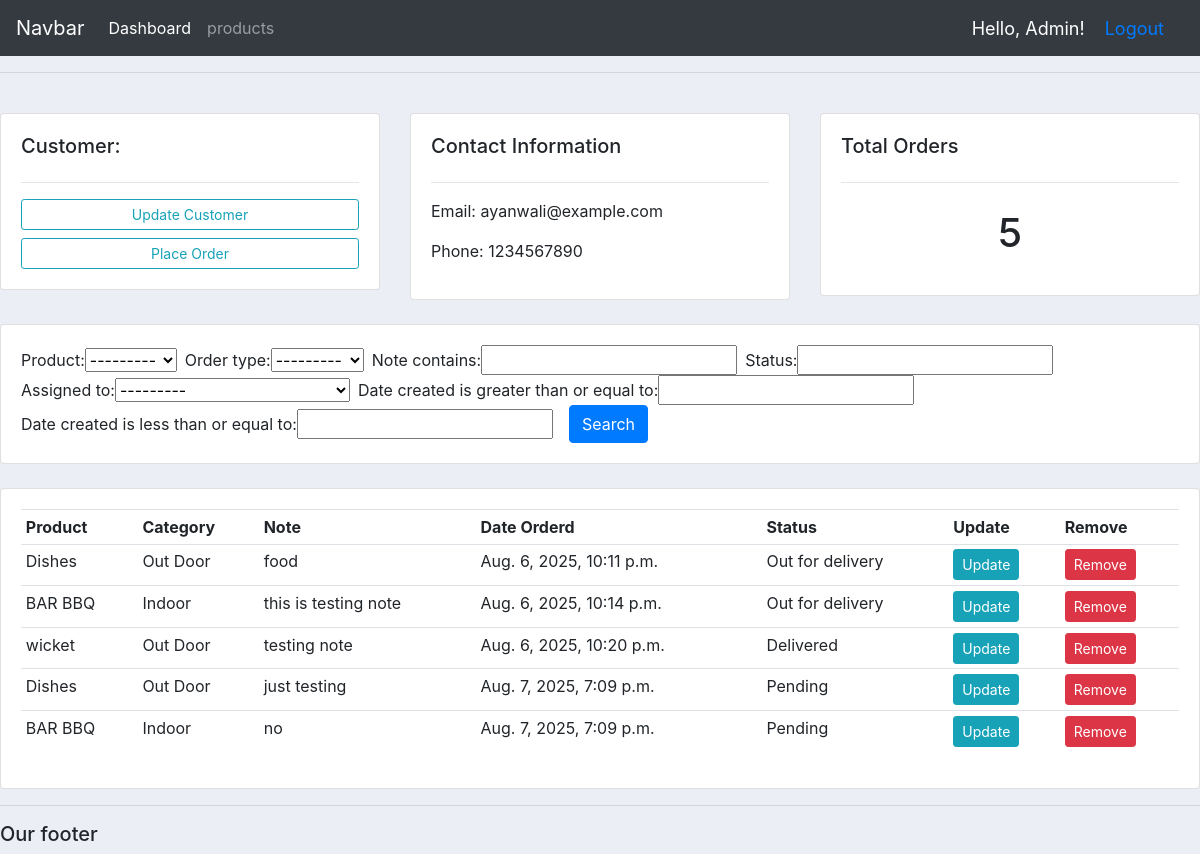
Page /customer/11/ (signed in) on the earlier database version.
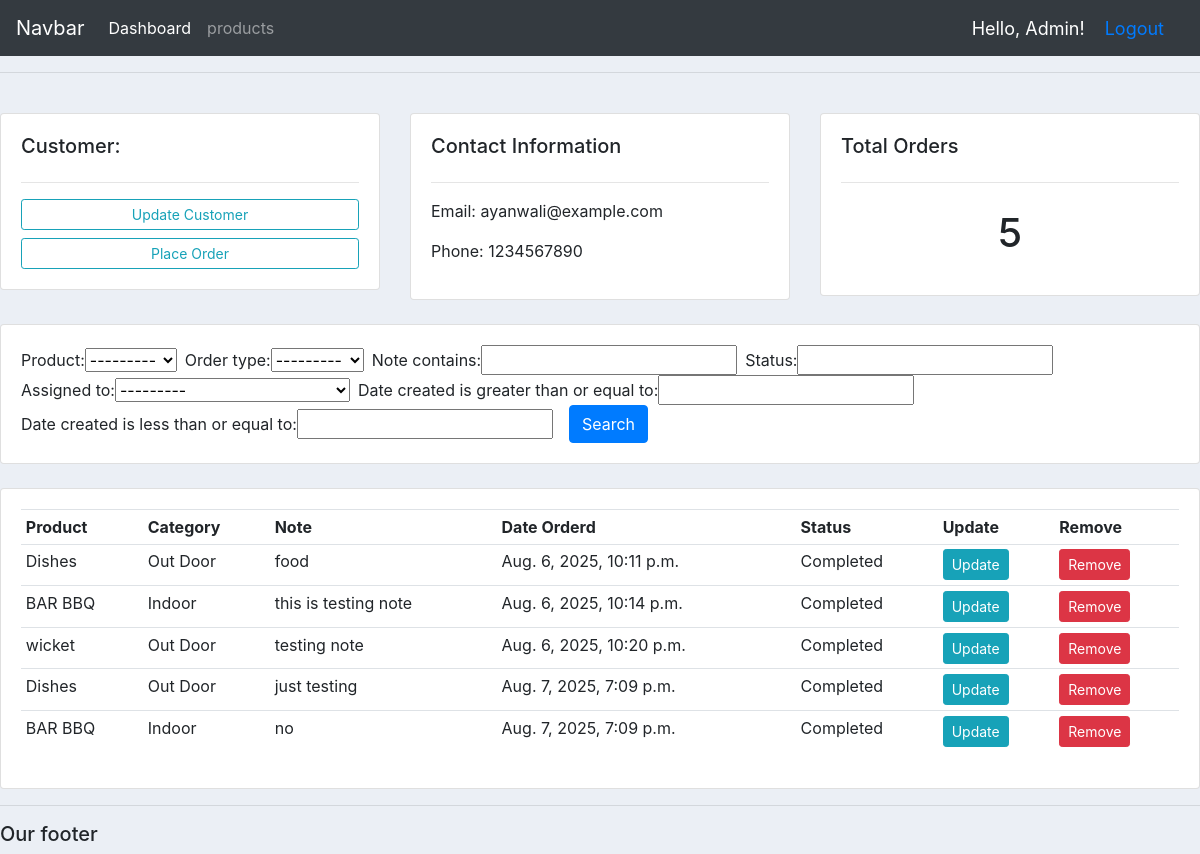
Same page on the later database version.
### accounts/models.py (models this page shows, shortened)
class Order(models.Model):
    STATUS = (
        ('Pending', 'Pending'),
        ('Out for delivery', 'Out for delivery'),
        ('Delivered', 'Delivered'),
    )
    ORDER_TYPE = (
        ('Digitizing', 'Digitizing'),
        ('Vector', 'Vector'),
        ('Patch', 'Patch'),
        ('Quote', 'Quote'),
    )
    customer = models.ForeignKey(Customer, null=True, on_delete=models.SET_NULL)
    product = models.ForeignKey(Product, null=True, on_delete=models.SET_NULL)
    order_type = models.CharField(max_length=50, choices=ORDER_TYPE, null=True, blank=True)
    date_created = models.DateTimeField(auto_now_add=True, null=True)
    status = models.CharField(max_length=200, null=True, choices=STATUS)
    note = models.CharField(max_length=1000, null=True, blank=True)
    design_file = models.FileField(upload_to='designs/', null=True, blank=True)
    invoice_file = models.FileField(upload_to='invoices/', null=True, blank=True)
    status = models.CharField(max_length=200, null=True)
    assigned_to = models.ForeignKey('SalesRepresentative', on_delete=models.SET_NULL, null=True, blank=True)

class Product(models.Model):
    CATEGORY = (
        ('Indoor', 'Indoor'),
        ('Out Door', 'Out Door'),
    )
    name = models.CharField(max_length=200)
    price = models.FloatField(null=True)
    category = models.CharField(max_length=200, null=True, choices=CATEGORY)
    description = models.CharField(max_length=200)
    date_created = models.DateTimeField(auto_now_add=True, null=True)
    tags = models.ManyToManyField(Tag)
    def __str__(self):
        return self.name

### accounts/decorators.py (the view)
        def wrapper_func(request, *args, **kwargs):
            group = None
            if request.user.groups.exists():
                group = request.user.groups.all()[0].name
            if group in allowed_roles:
                return view_func(request, *args, **kwargs)
            else:
                return HttpResponse("You are not authorized to view this page.")

### accounts/models.py (called while the page is built)
    def __str__(self):
        return self.user.username

### accounts/views.py (called while the page is built)
@login_required(login_url='login')
@allowed_users(allowed_roles=['admin'])
def customer(request, pk):
    customer = Customer.objects.get(id=pk)
    orders = customer.order_set.all()
    order_counter = orders.count()
    myFilter = OrderFilter(request.GET, queryset=orders)
    orders = myFilter.qs  # Apply the filter to the queryset
    context ={
        'customer': customer,
        'orders' : orders,
        'order_counter': order_counter,
        'myFilter': myFilter
    }
    return render(request, 'accounts/customer.html', context=context)

### templates/accounts/customer.html (shortened to what this page needs)
{% extends 'accounts/main.html' %}
    {% block content %}
    <br>
    <div class="row">
        <div class="col-md">
            <div class="card card-body">
                <h5>Customer:</h5>
                <hr>
                <a class="btn btn-outline-info btn-sm btn-block" href="#">Update Customer</a>
                <a class="btn btn-outline-info btn-sm btn-block" href="{% url 'create_order' customer.id %}">Place Order</a>
            </div>
        </div>
        <div class="col-md">
            <div class="card card-body">
                <h5>Contact Information</h5>
                <hr>
                <p>Email: {{customer.email}} </p>
                <p>Phone: {{customer.phone}}</p>
            </div>
        </div>
        <div class="col-md">
            <div class="card card-body">
                <h5>Total Orders</h5>
                <hr>
                <h1 style="text-align: center; padding: 10px;">{{order_counter}}</h1>
            </div>
        </div>
    </div>
    <br>
    <div class="row">
        <div class="col">
            <div class="card card-body">
                <form method="get" class="form-inline d-flex align-items-center">
                    {% for field in myFilter.form %}
                        <div class="form-group mr-2">
                            {{ field.label_tag }}
                            {{ field }}
                        </div>
                    {% endfor %}
                    <button class="btn btn-primary ml-2" type="submit">Search</button>
                </form>
            </div>
        </div>
    </div>
    <br>
    <div class="row">
        <div class="col-md">
            <div class="card card-body">
                <table class="table table-sm">
                    <tr>
                        <th>Product</th>
                        <th>Category</th>
                        <th>Note</th>
                        <th>Date Orderd</th>
                        <th>Status</th>
                        <th>Update</th>
                        <th>Remove</th>
                    </tr>
                    {% for order in orders %}
                    <tr>
                        <td>{{order.product}}</td>
                        <td>{{order.product.category}}</td>
                        <td class="form-group mr-2">{{order.note}}</td>
                        <td>{{order.date_created}}</td>
                        <td>{{order.status}}</td>
                        <td><a class="btn btn-sm btn-info" href="{% url 'update_order' order.id %}">Update</a></td>
                        <td><a class="btn btn-sm btn-danger" href="{% url 'delete_order' order.id %}">Remove</a></td>
                    </tr>
                    {% endfor %}
                </table>
            </div>
        </div>
    </div>
    {% endblock %}

Differences in the rows shown:
changed Order "food": status "Out for delivery" → "Completed"
changed Order "this is testing note": status "Out for delivery" → "Completed"
changed Order "testing note": status "Delivered" → "Completed"
changed Order "just testing": status "Pending" → "Completed"
changed Order "no": status "Pending" → "Completed"
